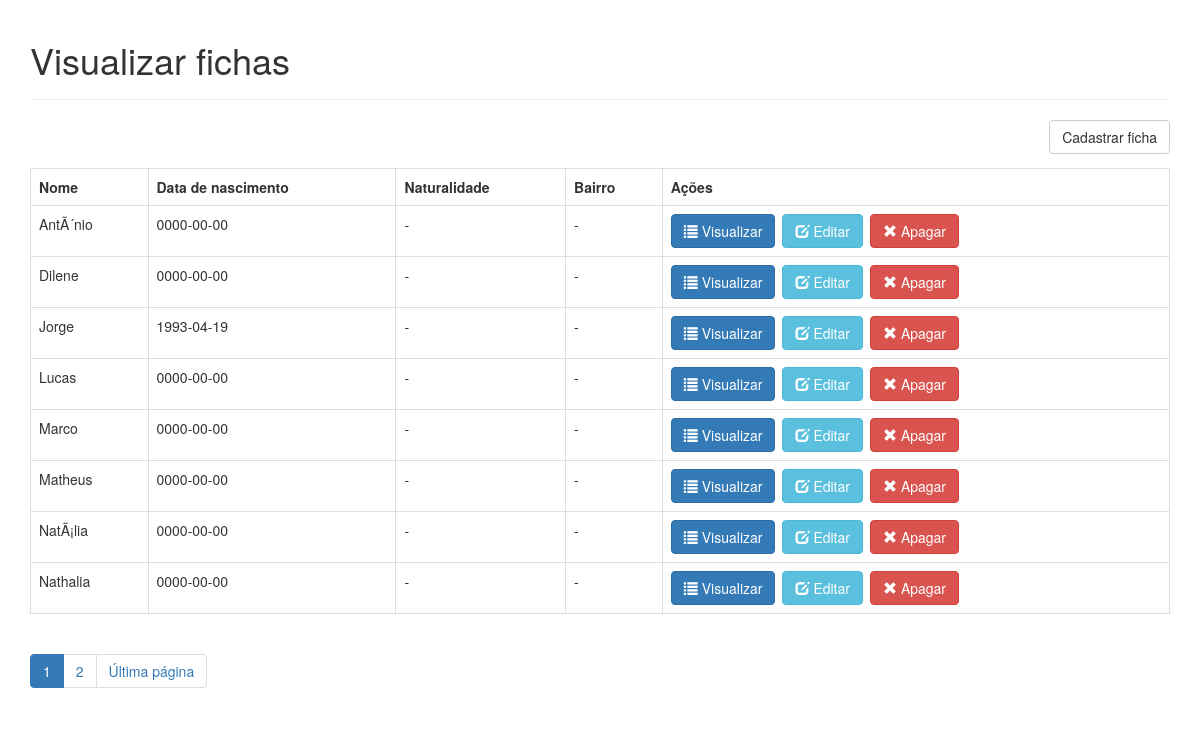
The page / on the database its author committed.
### tables this page shows
CREATE TABLE IF NOT EXISTS `ficha` (
  `id` int(11) NOT NULL AUTO_INCREMENT,
  `nome` varchar(128) NOT NULL,
  `data_nascimento` date NOT NULL,
  `naturalidade` varchar(32) NOT NULL,
  `endereco` varchar(128) NOT NULL,
  `bairro` varchar(32) NOT NULL,
  `cep` int(8) NOT NULL,
  `telefone` int(16) NOT NULL,
  `estudante` tinyint(1) NOT NULL,
  `colegio` varchar(32) NOT NULL,
  `batismo` tinyint(1) NOT NULL,
  `eucaristia` tinyint(1) NOT NULL,
  `data_batismo` date NOT NULL,
  `paroquia_batismo` varchar(128) NOT NULL,
  `nome_pai` varchar(128) NOT NULL,
  `nome_mae` varchar(128) NOT NULL,
  `telefone_celular_pai` int(16) NOT NULL,
  `telefone_celular_mae` int(16) NOT NULL,
  `telefone_residencial` int(16) NOT NULL,
  `pais_casados_igreja` tinyint(1) NOT NULL,
  `igreja_casamento` varchar(128) NOT NULL,
  `pais_vivem_juntos` tinyint(1) NOT NULL,
  `frequentam_comunidade` tinyint(1) NOT NULL,
  `ativos_paroquia` tinyint(1) NOT NULL,
  `tipo_participacao` varchar(128) NOT NULL,
  `outra_paroquia` varchar(128) NOT NULL,
  `turma_atual` varchar(32) NOT NULL,
  `turno` varchar(32) NOT NULL,
  `ano_inicio_turma` int(11) NOT NULL,
  `catequista_1` varchar(128) NOT NULL,
  `catequista_2` varchar(128) NOT NULL,
  `catequista_3` varchar(128) NOT NULL,
  `catequizando_frequente` tinyint(1) NOT NULL,
  `preenchimento_ficha` int(11) NOT NULL,
  PRIMARY KEY (`id`)
);

### objects/ficha.php (called while the page is built, shortened)
<?php
class Ficha {
    private $conn;
    private $table_name = "ficha";
    public function __construct($db) {
        $this->conn = $db;
    }
    function readAll($from_record_num, $records_per_page) {
        $query = "SELECT
                    id, nome, data_nascimento
                FROM
                    " . $this->table_name . "
                ORDER BY
                    nome ASC
                LIMIT
                    {$from_record_num}, {$records_per_page}";
        $stmt = $this->conn->prepare( $query );
        $stmt->execute();
        return $stmt;
    }
    public function countAll() {
        $query = "SELECT id FROM " . $this->table_name . "";
        $stmt = $this->conn->prepare( $query );
        $stmt->execute();
        $num = $stmt->rowCount();
        return $num;
    }
}
?>

### index.php (the view, shortened to what this page needs)
<?php
$page = isset($_GET['page']) ? $_GET['page'] : 1;
$records_per_page = 8;
$from_record_num = ($records_per_page * $page) - $records_per_page;
include_once 'objects/ficha.php';
$database = new Database();
$db = $database->getConnection();
$ficha = new Ficha($db);
$stmt = $ficha->readAll($from_record_num, $records_per_page);
$num = $stmt->rowCount();
$page_title = "Visualizar fichas";
include_once "layout_header.php";
echo "<div class='right-button-margin'>";
    echo "<a href='cadastro_ficha.php' class='btn btn-default pull-right'>Cadastrar ficha</a>";
echo "</div>";
if ($num > 0) {
    echo "<table class='table table-hover table-responsive table-bordered'>";
        echo "<tr>";
            echo "<th>Nome</th>";
            echo "<th>Data de nascimento</th>";
            echo "<th>Naturalidade</th>";
            echo "<th>Bairro</th>";
            echo "<th>Ações</th>";
        echo "</tr>";
        while ($row = $stmt->fetch(PDO::FETCH_ASSOC)) {
            extract($row);
            echo "<tr>";
                echo "<td>{$nome}</td>";
                echo "<td>{$data_nascimento}</td>";
                echo "<td>-</td>";
                echo "<td>-</td>";
                echo "<td>";
				echo "<a href='visualiza_ficha.php?id={$id}' class='btn btn-primary left-margin'>";
				    echo "<span class='glyphicon glyphicon-list'></span> Visualizar";
				echo "</a>";
				echo "<a href='atualiza_ficha.php?id={$id}' class='btn btn-info left-margin'>";
				    echo "<span class='glyphicon glyphicon-edit'></span> Editar";
				echo "</a>";
				echo "<a delete-id='{$id}' class='btn btn-danger delete-object'>";
				    echo "<span class='glyphicon glyphicon-remove'></span> Apagar";
				echo "</a>";
                echo "</td>";
            echo "</tr>";
        }
    echo "</table>";
	$page_url = "index.php?";
	$total_rows = $ficha->countAll();
	include_once 'paging.php';
}
else {
    echo "<div class='alert alert-info'>Sem fichas encontradas.</div>";
}
include_once "layout_footer.php";
?>

### layout_header.php (shortened to what this page needs)
<!DOCTYPE html>
<html lang="en">
<head>
    <link rel="stylesheet" href="https://maxcdn.bootstrapcdn.com/bootstrap/3.3.7/css/bootstrap.min.css" />
    <link rel="stylesheet" href="libs/css/custom.css" />
</head>
<body>
    <div class="container">
        <?php
        echo "<div class='page-header'>
                <h1>{$page_title}</h1>
            </div>";
        ?>

### paging.php (shortened to what this page needs)
<?php
echo "<ul class='pagination'>";
$total_pages = ceil($total_rows / $records_per_page);
$range = 2;
$initial_num = $page - $range;
$condition_limit_num = ($page + $range)  + 1;
for ($x=$initial_num; $x<$condition_limit_num; $x++) {
    if (($x > 0) && ($x <= $total_pages)) {
        if ($x == $page) {
            echo "<li class='active'><a href=\"#\">$x <span class=\"sr-only\">(current)</span></a></li>";
        }
        else {
            echo "<li><a href='{$page_url}page=$x'>$x</a></li>";
        }
    }
}
if($page<$total_pages){
    echo "<li><a href='" .$page_url. "page={$total_pages}' title='Última página: {$total_pages}.'>";
        echo "Última página";
    echo "</a></li>";
}
echo "</ul>";
?>

### layout_footer.php (shortened to what this page needs)
    </div>
</body>
</html>

### libs/css/custom.css (style rules this page uses)
.left-margin { margin:0 .5em 0 0; }
.right-button-margin { margin: 0 0 1em 0; overflow: hidden; }

### rows shown on the page
ficha: nome "AntÃ´nio", data_nascimento "0000-00-00"
ficha: nome "Dilene", data_nascimento "0000-00-00"
ficha: nome "Jorge", data_nascimento "1993-04-19"
ficha: nome "Lucas", data_nascimento "0000-00-00"
ficha: nome "Marco", data_nascimento "0000-00-00"
ficha: nome "Matheus", data_nascimento "0000-00-00"
ficha: nome "NatÃ¡lia", data_nascimento "0000-00-00"
ficha: nome "Nathalia", data_nascimento "0000-00-00"

### other values the page prints
$page_title "Visualizar fichas"
